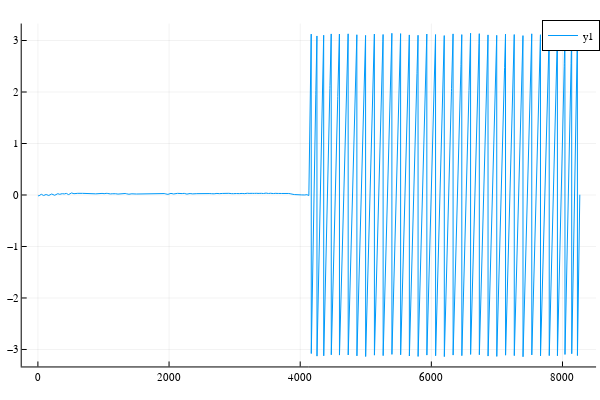

The cell this chart's notebook holds for it:
### Code cell
step = 0.0001
niters = 15
Mx0 = 0
My0 = 0
Mz0 = 1.0
rf_op = [rfp_abs;rfp_angle]
N = length(rf_op)

println("Start iterations")
@showprogress 1 "Computing..." for nn = 1 : niters
    J = zeros(N, 1)
    for ii = 1 : nb1
        rfg = [rf_op; b1[ii]; Mx0; My0; Mz0; Mxd[ii]; Myd[ii]; Mzd[ii]; w[ii]]
        J += g(rfg)[1 : end - 8] 
    end
    rf_op -= step * J
end
plot(rf_op)

### Figure 1 — Plotly figure (JSON) as saved in the notebook; plotly's stock layout.template omitted (floating-point values rounded to 4 significant figures; data arrays with more than 128 entries replaced by an {"elided": "..."} marker saying what was removed)
{"data": [{"colorbar": {"title": ""}, "legendgroup": "y1", "line": {"color": "rgba(0, 154, 250, 1.000)", "dash": "solid", "shape": "linear", "width": 1}, "mode": "lines", "name": "y1", "showlegend": true, "type": "scatter", "x": {"elided": "8264 int values"}, "xaxis": "x", "y": {"elided": "8264 float values"}, "yaxis": "y", "zmax": null, "zmin": null}], "layout": {"annotations": [], "height": 400, "legend": {"bgcolor": "rgba(255, 255, 255, 1.000)", "bordercolor": "rgba(0, 0, 0, 1.000)", "borderwidth": 1, "font": {"color": "rgba(0, 0, 0, 1.000)", "family": "sans-serif", "size": 11}, "title": {"font": {"color": "rgba(0, 0, 0, 1.000)", "family": "sans-serif", "size": 15}, "text": ""}, "tracegroupgap": 0, "traceorder": "normal", "x": 1, "xanchor": "auto", "y": 1, "yanchor": "auto"}, "margin": {"b": 20, "l": 0, "r": 0, "t": 20}, "paper_bgcolor": "rgba(255, 255, 255, 1.000)", "plot_bgcolor": "rgba(255, 255, 255, 1.000)", "showlegend": true, "width": 600, "xaxis": {"anchor": "y", "domain": [0.03619, 0.9934], "gridcolor": "rgba(0, 0, 0, 0.100)", "gridwidth": 0.5, "linecolor": "rgba(0, 0, 0, 1.000)", "mirror": false, "range": [-246.9, 8512.0], "showgrid": true, "showline": true, "showticklabels": true, "tickangle": 0, "tickcolor": "rgb(0, 0, 0)", "tickfont": {"color": "rgba(0, 0, 0, 1.000)", "family": "sans-serif", "size": 11}, "tickmode": "array", "ticks": "inside", "ticktext": ["0", "2000", "4000", "6000", "8000"], "tickvals": [0, 2000, 4000, 6000, 8000], "title": "", "titlefont": {"color": "rgba(0, 0, 0, 1.000)", "family": "sans-serif", "size": 15}, "type": "-", "visible": true, "zeroline": false, "zerolinecolor": "rgba(0, 0, 0, 1.000)"}, "yaxis": {"anchor": "x", "domain": [0.03762, 0.9902], "gridcolor": "rgba(0, 0, 0, 0.100)", "gridwidth": 0.5, "linecolor": "rgba(0, 0, 0, 1.000)", "mirror": false, "range": [-3.33, 3.329], "showgrid": true, "showline": true, "showticklabels": true, "tickangle": 0, "tickcolor": "rgb(0, 0, 0)", "tickfont": {"color": "rgba(0, 0, 0, 1.000)", "family": "sans-serif", "size": 11}, "tickmode": "array", "ticks": "inside", "ticktext": ["−3", "−2", "−1", "0", "1", "2", "3"], "tickvals": [-3, -2, -1, 0, 1, 2, 3], "title": "", "titlefont": {"color": "rgba(0, 0, 0, 1.000)", "family": "sans-serif", "size": 15}, "type": "-", "visible": true, "zeroline": false, "zerolinecolor": "rgba(0, 0, 0, 1.000)"}}}
